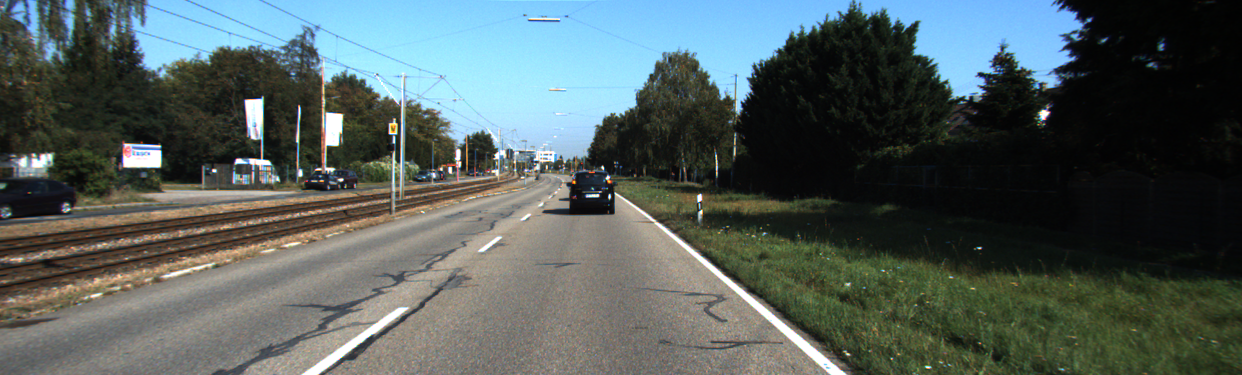
#> input picture RoadLane_TrafficSign_Detector/images/road.png, 1242 x 375 px
$ jupyter execute --allow-errors RoadLane_TrafficSign_Detection.ipynb   (older library calls are emulated)
#> lines starting #> are read from the running program, lines starting #| are printed output that depends on the picture
#> further down, image is the input picture: shape (375, 1242, 3); mean B, G, R 92.6, 94.3, 82.6
The objective of this software is to detect road lanes and traffic signs from images (frames of videos) taken from cameras installed in vehicles for applications like autonomous driving or driving assistance.

[cell 1]
import numpy as np
from scipy import signal
import cv2
import matplotlib.pyplot as plt
import matplotlib
from ipywidgets import interact, fixed, widgets
from mpl_toolkits.mplot3d import Axes3D

matplotlib.rcParams['figure.figsize'] = (20.0, 20.0)
images_path = './images/'

Before applying any detection algorithm, we should apply some preprocesing techniques like smothing or histogram equalization in order to improve the images quality. We are going to use the median filter since it works well with different types of noise and has a low computational cost compared to other techniques like image averaging.

### **<span style="color:blue"><b><i>Image preprocessing</i></b></span>**

[cell 2]
def median_filter(image, window_aperture):
    """ Applies median filter to an image and display it.
        Args:
            image: Input image
            w_window: window aperture size
            verbose: Only show images if this is True
        Returns:
            smoothed_img: smoothed image
    """
    smoothed_image = np.copy(image)
    smoothed_image = cv2.medianBlur(image, window_aperture * 2 + 1)
    return smoothed_image

def equalize_chart(image):
    """ Applies histogram equalization to an image and shows the result.
        Args:
            image: Input image
            verbose: Only show images if this is True
        Returns:
            out_image: Equalized histogram image
    """
    #Transform image to YCrCb color space
    out_image = np.copy(image)
    out_image = cv2.cvtColor(out_image, cv2.COLOR_BGR2YCrCb)
#> out_image: shape (375, 1242, 3); mean of channels 0, 1, 2 90.6, 122.3, 129.1

    # Apply histogram equalization to first band of the YCrCb image
    out_image[:,:,0] = cv2.equalizeHist(out_image[:,:,0])
#> out_image: shape (375, 1242, 3); mean of channels 0, 1, 2 128.4, 122.3, 129.1

    # Reconvert image to RGB
    out_image = cv2.cvtColor(out_image, cv2.COLOR_YCrCb2RGB)
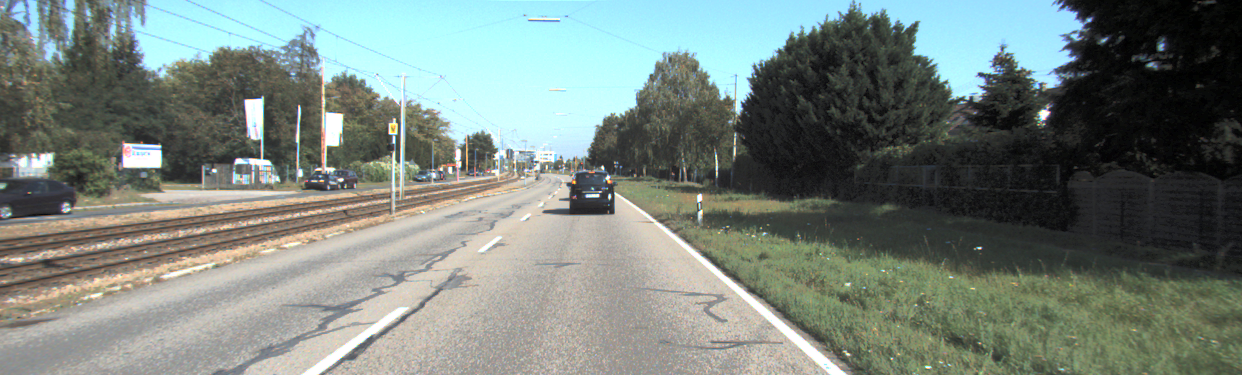
#> out_image: shape (375, 1242, 3); mean R, G, B 120.3, 131.6, 125.2

    return out_image

### **<span style="color:blue"><b><i>Test</i></b></span>**

[cell 3]
image = cv2.imread(images_path + 'road.png',-1)

image = equalize_chart(image)

processed_image = np.copy(image)
processed_image = cv2.cvtColor(processed_image, cv2.COLOR_RGB2GRAY)
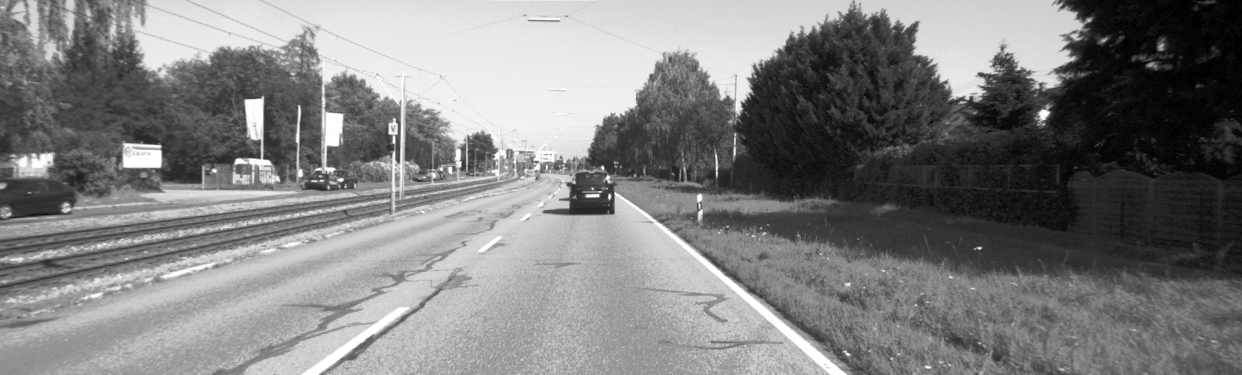
#> processed_image: shape (375, 1242); min 0, max 255, mean 127.5

# processed_image = median_filter(processed_image, 1)

processed_image = cv2.GaussianBlur(processed_image, (5,5), 0)

canny_image = cv2.Canny(processed_image,50,150)
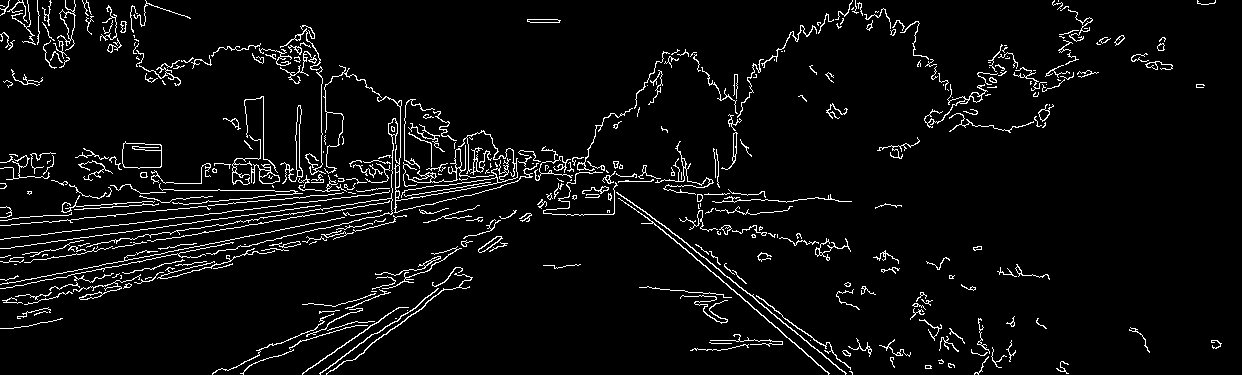
#> canny_image: shape (375, 1242); 5% white in thin lines or dots
#> the sliders are set to image = <module 'ipywidgets.fixed_' fr, lower_threshold = 130, upper_threshold = 130, sigma = 2.0, w_gaussian = 2

# Use the Hough Line Transform to detect lines in the image
#> (the rest of this cell did not finish here and is left out)

[cell 4]
def gaussian_smoothing(image, sigma, w_kernel):
    """ Blur and normalize input image.

        Args:
            image: Input image to be binarized
            sigma: Standard deviation of the Gaussian distribution
            w_kernel: Kernel aperture size

        Returns:
            smoothed_norm: Blurred image
    """
    # Write your code here!

    # Define 1D kernel
    s=sigma
    w=w_kernel
    kernel_1D = np.array([gaussian_bell(x, s) for x in range(-w,w+1)])

    # Apply distributive property of convolution
    vertical_kernel = kernel_1D.reshape(2*w+1,1)
    horizontal_kernel = kernel_1D.reshape(1,2*w+1)
    gaussian_kernel_2D = signal.convolve2d(vertical_kernel, horizontal_kernel)

    # Blur image
    smoothed_img = cv2.filter2D(image, cv2.CV_8U, gaussian_kernel_2D)

    # Normalize to [0 254] values
    smoothed_norm = np.array(image.shape)
    smoothed_norm = cv2.normalize(smoothed_img, None, 0, 255, cv2.NORM_MINMAX) # Leave the second argument as None

    return smoothed_norm

def gaussian_bell(x, sigma):
    result = (1/(sigma*np.sqrt(2*np.pi)))*np.exp(-(x**2)/(2*(sigma**2)))
    return result

[cell 5]
def canny_testing(image, lower_threshold, upper_threshold, sigma, w_gaussian):
    """ Apply Canny algorithm to an image.

        Args:
            image: Input image to be binarized
            lower_threshold: bottom value for hysteresis
            upper_threshold: top value for hysteresis
            sigma: Standard deviation of the Gaussian distribution
            w_gaussian: Gaussian kernel aperture size
    """

    # Smooth image
    blurred_img = gaussian_smoothing(image,sigma,w_gaussian)

$ run again, with RoadLane_TrafficSign_Detector/images/normal.png copied over RoadLane_TrafficSign_Detector/images/road.png
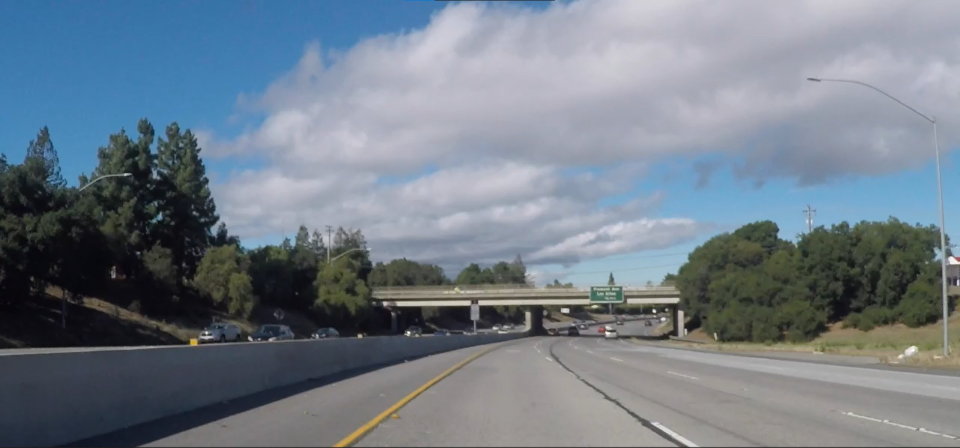
#> input picture RoadLane_TrafficSign_Detector/images/normal.png, 1920 x 895 px (shown at 1/2 size)
#> image is the input picture: shape (895, 1920, 4); mean B, G, R, A 136.8, 125.3, 113.8, 255
#> `processed_image = cv2.cvtColor(processed_image, cv2.COLOR_RGB2GRAY)`:
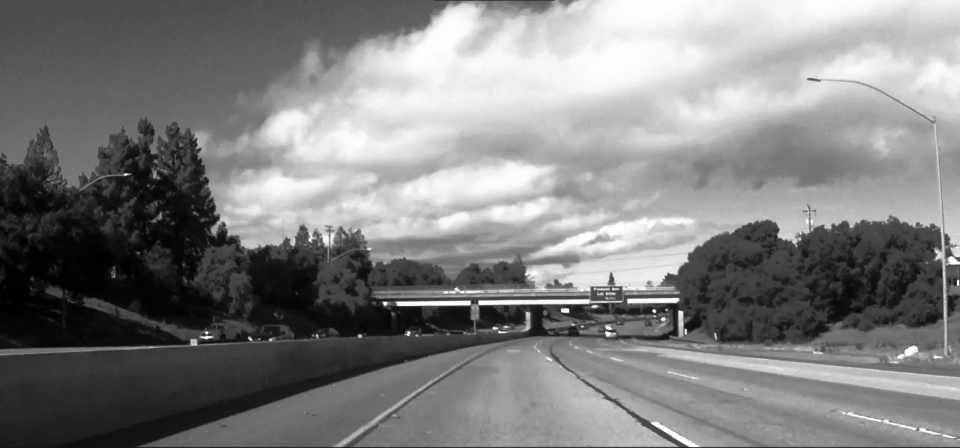
#> processed_image: shape (895, 1920) (shown at 1/2 size); min 0, max 255, mean 128.4
#> `canny_image = cv2.Canny(processed_image,50,150)`:
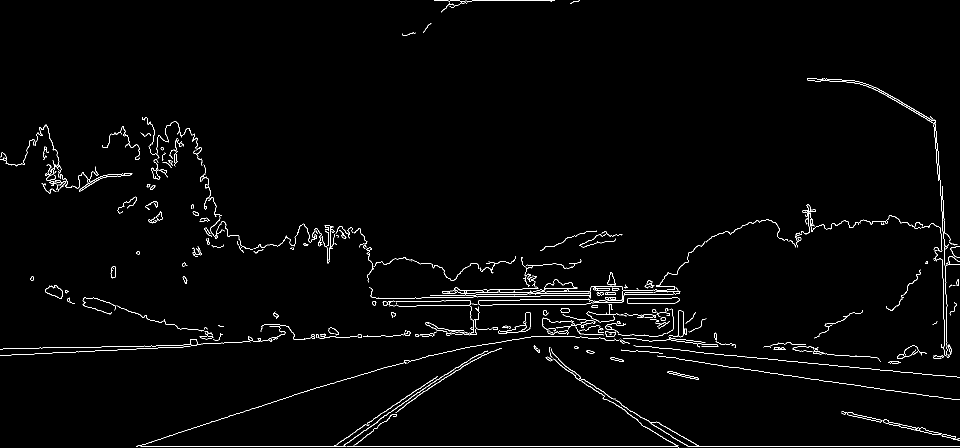
#> canny_image: shape (895, 1920) (shown at 1/2 size); 1.6% white in thin lines or dots

$ run again, with RoadLane_TrafficSign_Detector/images/shadow.png copied over RoadLane_TrafficSign_Detector/images/road.png
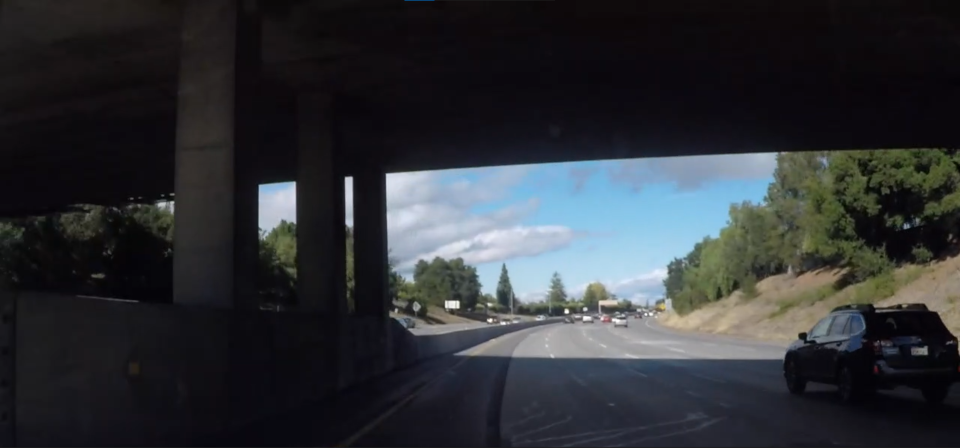
#> input picture RoadLane_TrafficSign_Detector/images/shadow.png, 1920 x 896 px (shown at 1/2 size)
#> image is the input picture: shape (896, 1920, 4); mean B, G, R, A 53.2, 49.2, 46.7, 255
#> `processed_image = cv2.cvtColor(processed_image, cv2.COLOR_RGB2GRAY)`:
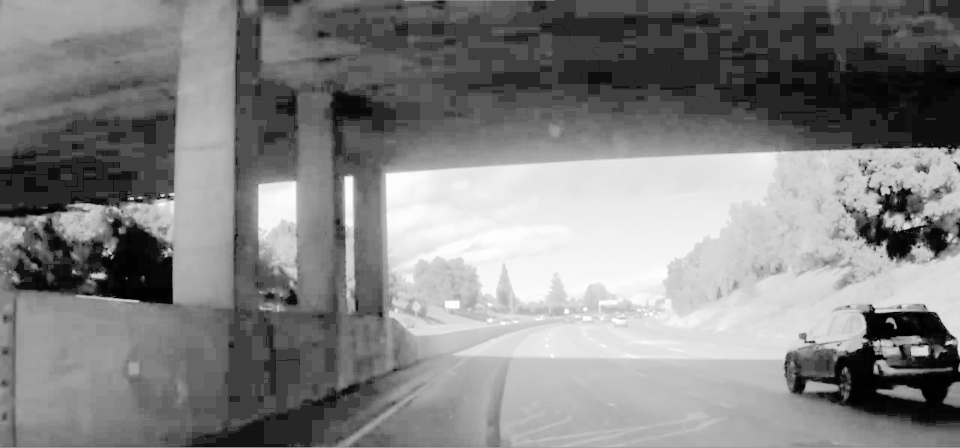
#> processed_image: shape (896, 1920) (shown at 1/2 size); min 0, max 255, mean 130.9
#> `canny_image = cv2.Canny(processed_image,50,150)`:
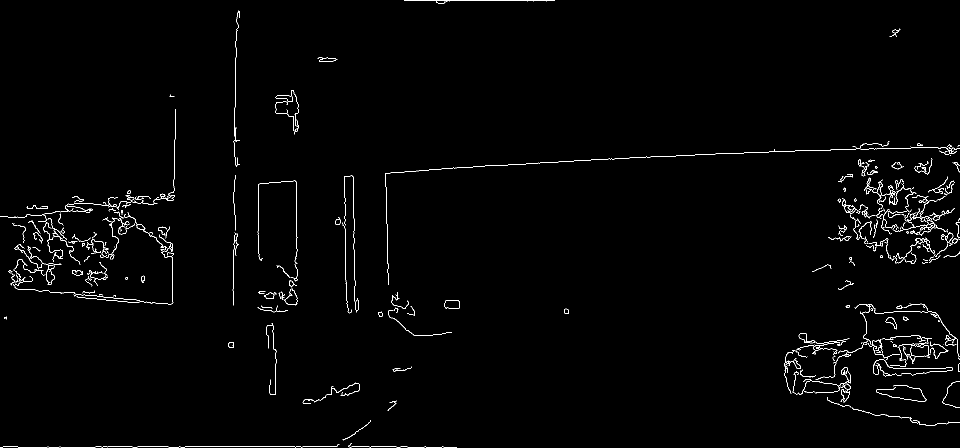
#> canny_image: shape (896, 1920) (shown at 1/2 size); 1.2% white in thin lines or dots

$ run again, with RoadLane_TrafficSign_Detector/images/frame130.jpg saved as RoadLane_TrafficSign_Detector/images/road.png
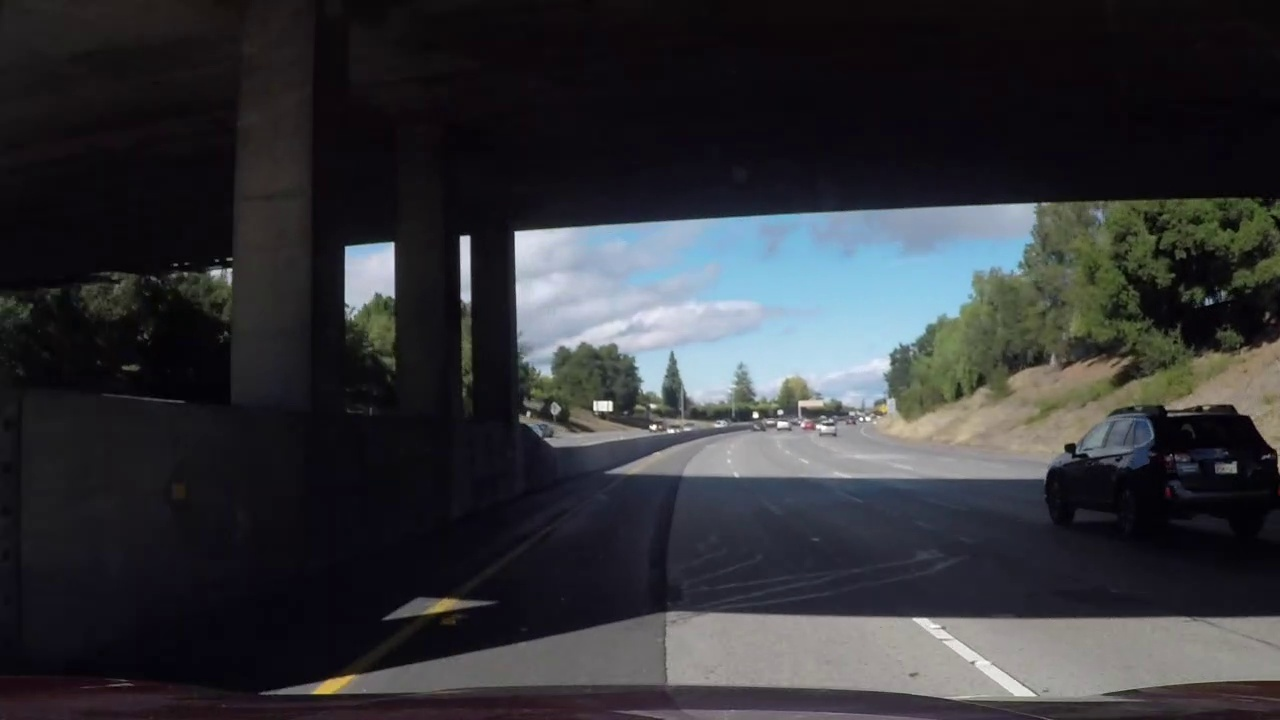
#> input picture RoadLane_TrafficSign_Detector/images/frame130.jpg, 1280 x 720 px
#> image is the input picture: shape (720, 1280, 3); mean B, G, R 56, 52.2, 51.1
#> `processed_image = cv2.cvtColor(processed_image, cv2.COLOR_RGB2GRAY)`:
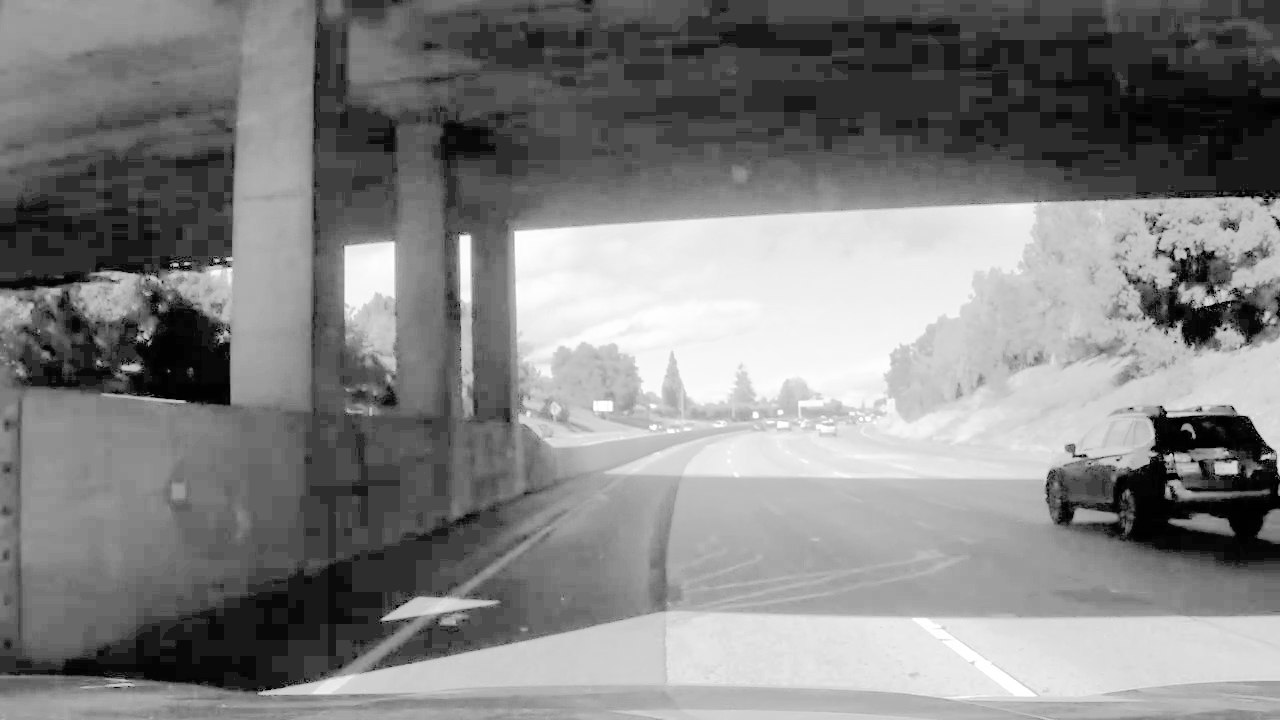
#> processed_image: shape (720, 1280); min 0, max 255, mean 130.4
#> `canny_image = cv2.Canny(processed_image,50,150)`:
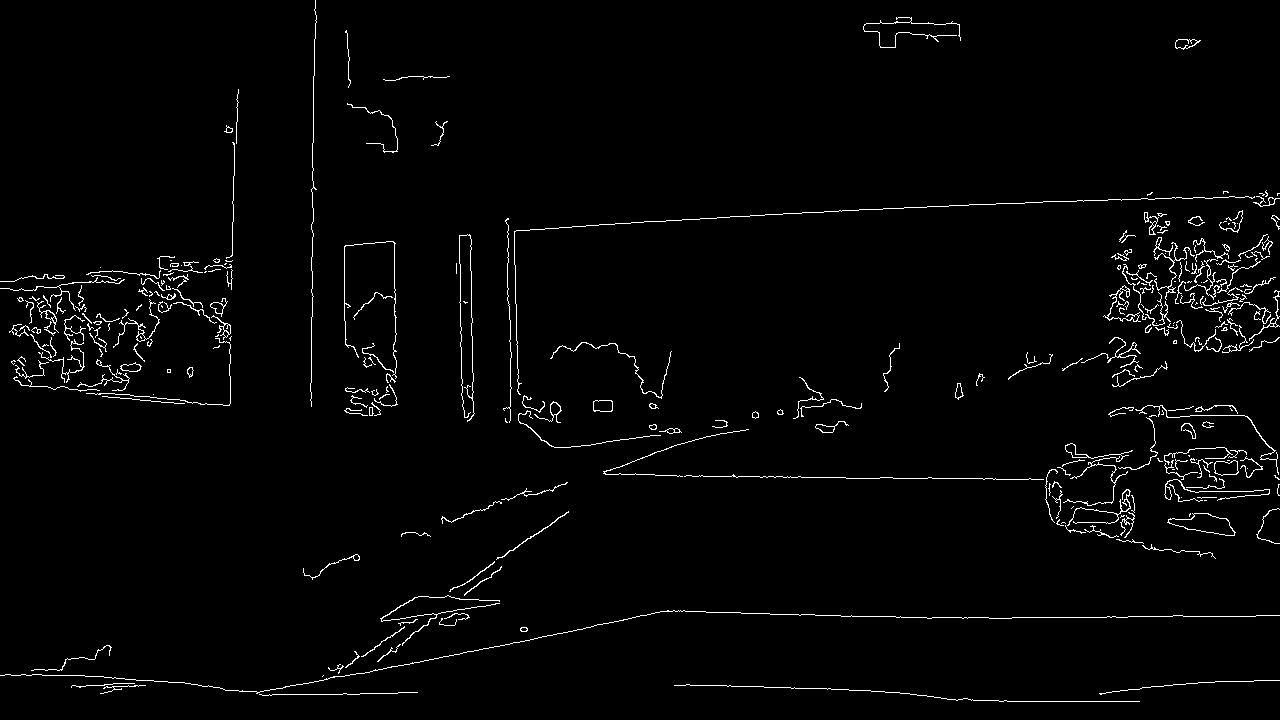
#> canny_image: shape (720, 1280); 2.1% white in thin lines or dots
